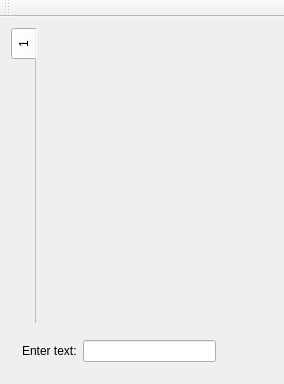
<?xml version="1.0" encoding="UTF-8"?>
<ui version="4.0">
 <class>MainWindow</class>
 <widget class="QMainWindow" name="MainWindow">
  <property name="geometry">
   <rect>
    <x>0</x>
    <y>0</y>
    <width>284</width>
    <height>384</height>
   </rect>
  </property>
  <property name="contextMenuPolicy">
   <enum>Qt::NoContextMenu</enum>
  </property>
  <property name="windowTitle">
   <string>zNotes</string>
  </property>
  <property name="windowIcon">
   <iconset resource="znotes.qrc">
    <normaloff>:/res/znotes32.png</normaloff>:/res/znotes32.png</iconset>
  </property>
  <widget class="QWidget" name="centralWidget">
   <layout class="QVBoxLayout" name="verticalLayout">
    <item>
     <widget class="QTabWidget" name="tabs">
      <property name="sizePolicy">
       <sizepolicy hsizetype="Expanding" vsizetype="Expanding">
        <horstretch>0</horstretch>
        <verstretch>0</verstretch>
       </sizepolicy>
      </property>
      <property name="tabPosition">
       <enum>QTabWidget::West</enum>
      </property>
      <property name="documentMode">
       <bool>true</bool>
      </property>
      <widget class="QWidget" name="note1">
       <attribute name="title">
        <string>1</string>
       </attribute>
      </widget>
     </widget>
    </item>
    <item>
     <widget class="QWidget" name="wSearch" native="true">
      <layout class="QHBoxLayout" name="horizontalLayout">
       <item>
        <widget class="QLabel" name="label">
         <property name="text">
          <string>Enter text:</string>
         </property>
        </widget>
       </item>
       <item>
        <widget class="QLineEdit" name="edSearch"/>
       </item>
       <item>
        <widget class="QPushButton" name="pushButton">
         <property name="text">
          <string/>
         </property>
         <property name="icon">
          <iconset resource="znotes.qrc">
           <normaloff>:/res/close.png</normaloff>:/res/close.png</iconset>
         </property>
         <property name="flat">
          <bool>true</bool>
         </property>
        </widget>
       </item>
      </layout>
     </widget>
    </item>
   </layout>
  </widget>
  <widget class="QToolBar" name="mainToolBar">
   <property name="windowTitle">
    <string>Show Toolbar</string>
   </property>
   <property name="iconSize">
    <size>
     <width>16</width>
     <height>16</height>
    </size>
   </property>
   <attribute name="toolBarArea">
    <enum>TopToolBarArea</enum>
   </attribute>
   <attribute name="toolBarBreak">
    <bool>false</bool>
   </attribute>
  </widget>
 </widget>
 <layoutdefault spacing="6" margin="11"/>
 <resources>
  <include location="znotes.qrc"/>
 </resources>
 <connections>
  <connection>
   <sender>pushButton</sender>
   <signal>clicked()</signal>
   <receiver>wSearch</receiver>
   <slot>hide()</slot>
   <hints>
    <hint type="sourcelabel">
     <x>262</x>
     <y>375</y>
    </hint>
    <hint type="destinationlabel">
     <x>180</x>
     <y>350</y>
    </hint>
   </hints>
  </connection>
  <connection>
   <sender>pushButton</sender>
   <signal>clicked()</signal>
   <receiver>edSearch</receiver>
   <slot>clear()</slot>
   <hints>
    <hint type="sourcelabel">
     <x>266</x>
     <y>366</y>
    </hint>
    <hint type="destinationlabel">
     <x>99</x>
     <y>368</y>
    </hint>
   </hints>
  </connection>
 </connections>
</ui>
